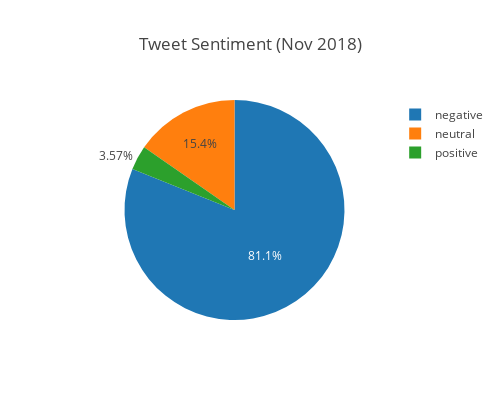

Notebook code cell kept with this figure:
### Code cell
# View distribution of tweets by sentiment 
# (Changing colors to red/gray/green would be nice)
trace = go.Pie(labels=tweets_test['airline_sentiment'].value_counts().index, 
              values=tweets_test['airline_sentiment'].value_counts())

# Create the layout
layout = go.Layout(
    title = 'Tweet Sentiment (Nov 2018)',
    height = 400,
    width = 500,
    autosize = False,
    yaxis = dict(title='Number of tweets')
)

fig = go.Figure(data = [trace], layout = layout)
py.offline.iplot(fig, filename='cufflinks/simple')

### Figure 1 — Plotly figure (JSON) as saved in the notebook; plotly's stock layout.template omitted (floating-point values rounded to 4 significant figures)
{"data": [{"labels": ["negative", "neutral", "positive"], "type": "pie", "uid": "2d879aaa-9570-41a2-8c3d-ce27e4f81dfe", "values": [14593, 2764, 643]}], "layout": {"autosize": false, "height": 400, "title": "Tweet Sentiment (Nov 2018)", "width": 500, "yaxis": {"title": "Number of tweets"}}}
